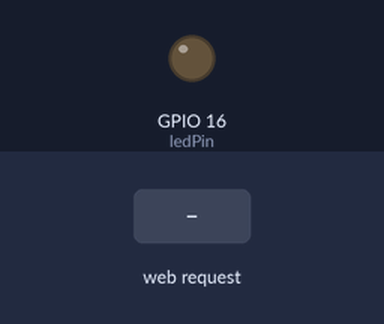
Bench run of a sketch on a simulated ESP8266 (NodeMCU). On the bench: output pins drawn as LEDs (lit = HIGH). The inputs (shaded band) are chosen by the test bench. WiFi joins after 1.5 s; servers stay silent unless stated; what the sketch prints to the serial monitor is not drawn.

Above: at 2.8 s.
2.9 s: HTTP request GET /LED=ON received
At 3.7 s:
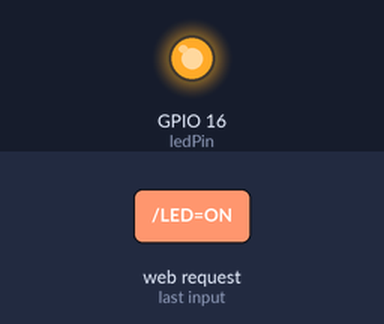
4.4 s: HTTP request GET /LED=OFF received
At 4.8 s:
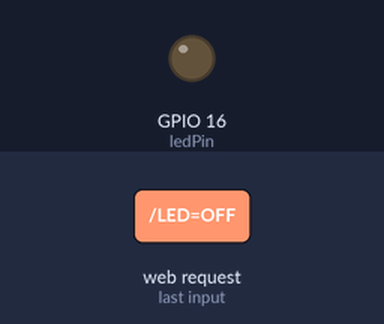
Timing chart, 0 to 7.4 s (numbered marks = the images above; inputs shaded):
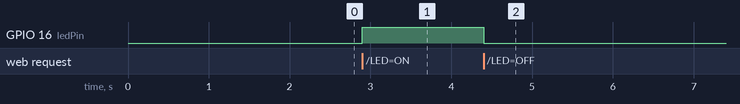

The sketch:

code_source_lumi_re_a_distance.ino
```cpp
#include <ESP8266WiFi.h>

const char* ssid = "your wifi";
const char* password = "your pass";

int ledPin = 16;
int ledPin1 = 15;
int ledPin2 = 14;
WiFiServer server(80);

void setup()
{
  // initialisation de la communication série
  Serial.begin(115200);

  delay(100);

  // initialisation de la sortie pour la led
  pinMode(ledPin, OUTPUT);
  //pinMode(ledPin1, OUTPUT);
  //pinMode(ledPin2, OUTPUT);

  digitalWrite(ledPin, LOW);
  //digitalWrite(ledPin1, LOW);
  //digitalWrite(ledPin2, LOW);

  // Connexion wifi
  Serial.println();
  Serial.print("Connecting to ");
  Serial.println(ssid);

  WiFi.begin(ssid, password);

  // connection  en cours ...
  while (WiFi.status() != WL_CONNECTED)
  {
    delay(100);
    Serial.print(".");
  }

  // Wifi connecter
  Serial.println("WiFi connecter");

  // Démmarrage du serveur.
  server.begin();
  Serial.println("Serveur demarrer !");

  // Affichage de l'adresse IP
  Serial.print("Utiliser cette adresse URL pour la connexion :");
  Serial.print("http://");
  Serial.print(WiFi.localIP());
  Serial.println("/");

}

void loop()
{
WiFiClient client;


  // Vérification si le client est connecter.
  client = server.available();
  if (!client)
  {
    return;
  }

  // Attendre si le client envoie des données ...
  Serial.println("nouveau client");
  while(!client.available()){
    delay(1);
  }

  String request = client.readStringUntil('\r');
  Serial.println(request);
  client.flush();

  int value = LOW;
  if (request.indexOf("/LED=ON") != -1)  {
    digitalWrite(ledPin, HIGH);
    //digitalWrite(ledPin1, HIGH);
    //digitalWrite(ledPin2, HIGH);// allumer la led
    value = HIGH;
  }
  if (request.indexOf("/LED=OFF") != -1)  {
    digitalWrite(ledPin, LOW);
    digitalWrite(ledPin1, LOW);
    digitalWrite(ledPin2, LOW);// éteindre la led
    value = LOW;
  }

  // Réponse
  client.println("HTTP/1.1 200 OK");
  client.println("Content-Type: text/html");
  client.println("");
  client.println("<!DOCTYPE HTML>");
  client.println("<html>");

  client.print("Etat de la lumiere : ");


  if(value == HIGH) {
    client.print("On");
  } else {
    client.print("Off");
  }
  client.println("<br><br>");
  client.println("<a href=\"/LED=ON\"\"><button>Allumer </button></a>");
  client.println("<a href=\"/LED=OFF\"\"><button>Eteindre </button></a><br />");
   client.println("<a href=\"/LED=ON\"\"><button>Allumer1 </button></a>");
  client.println("<a href=\"/LED=OFF\"\"><button>Eteindre </button></a><br />");
   client.println("<a href=\"/LED=ON\"\"><button>Allumer2 </button></a>");
  client.println("<a href=\"/LED=OFF\"\"><button>Eteindre </button></a><br />");
  client.println("</html>");

  delay(1);
  Serial.println("Client deconnecter");
  Serial.println("");

}
```

Measured:
- after the input at 2.9 s, GPIO 16 (ledPin): LOW → HIGH at once
- after the input at 4.4 s, GPIO 16 (ledPin): HIGH → LOW at once
